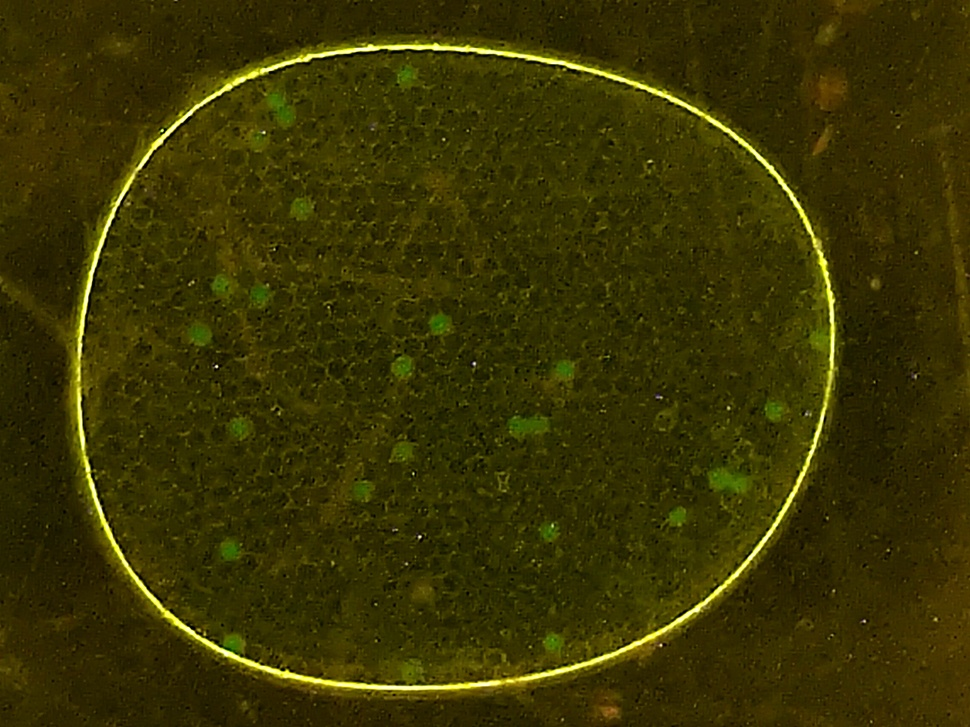
#> input picture notebooks/data/25-camera.jpg, 970 x 727 px, shrunk from 3264 x 2448 before the run; its folder holds only this picture in this run
$ python 10.13-Computer-Vision-Application.py
#> lines starting #> are read from the running program, lines starting #| are printed output that depends on the picture; after the words box and inside, x2 and y2 are one past the last pixel; in counts of white or black regions, pixels touching at a corner belong together
#!/usr/bin/env python
# coding: utf-8

# # Computer Vision Case Study: Creating an Application
#

# ## Application

# In[55]:


import numpy as np
import matplotlib.pyplot as plt
import cv2
from collections import defaultdict
from scipy import ndimage

class Channel():

    colormaps = {"k":"Greys", "r":"Reds", "g":"Greens", "b":"Blues"}

    def __init__(self, data=None):
        if data is None:
            self.data = np.zeros((0,0), dtype=np.uint8)
        else:
            self.data = self.import_array(data)

    def __call__(self, data=None):
        """"Set and return current channel data."""
        if not (data is None):
            self.data = self.import_array(data)
        return self.data

    def import_array(self, data):
        data = np.where(data < 0, 0, data)
        data = np.where(data > 255, 255, data)
        return data.astype(np.uint8)

    @property
    def histogram(self):
        return cv2.calcHist([self.data], [0], None, [256], [0, 255]).flatten()

    def show(self, ax, color='k'):
        ax.imshow(self.data, cmap=self.colormaps[color])

    def show_histogram(self, ax, color='k'):
        bins = np.arange(0, 256)
        ax.fill_between(bins, self.histogram, 0, color=color, alpha=0.3)

    def equalize_histogram(self):
        self.data = cv2.equalizeHist(self.data)

    def blur_Gaussian(self, ksize=3):
        self.data = cv2.GaussianBlur(self.data, (ksize, ksize), 0)

    def threshold(self, T):
        T, self.data = cv2.threshold(self.data, T, 255, cv2.THRESH_BINARY)

    def threshold_otsu(self):
        T, self.data = cv2.threshold(self.data, 0, 255, cv2.THRESH_BINARY + cv2.THRESH_OTSU)
        return T

    def morph_close(self, iterations=1, kernel=np.ones((3,3))):
        ret = cv2.dilate(self.data, kernel=kernel, iterations=iterations)
        self.data = cv2.erode(ret, kernel=kernel, iterations=iterations)

    def morph_open(self, iterations=1, kernel=np.ones((3,3))):
        ret = cv2.erode(self.data, kernel=kernel, iterations=iterations)
        self.data = cv2.dilate(ret, kernel=kernel, iterations=iterations)

    def find_particles(self):
        structure = np.ones((3, 3))
        labels, particle_count = ndimage.measurements.label(self.data, structure=structure)

        # locate centers of mass
        centers_of_mass = ndimage.center_of_mass(self.data, labels, np.arange(1, particle_count + 1))

        # get slices containting particles
        slices = ndimage.find_objects(labels)

        # get raster points for each particle
        points = []
        Y, X = labels.shape
        for n in range(len(centers_of_mass)):
            locs = labels==(n+1)
            points.append(np.array([(x, y) for x in range(X) for y in range(Y) if locs[y, x]]))
        return centers_of_mass, slices, points


class Particle():

    def __init__(self, center_of_mass, slice, raster_points):
        self.yc, self.xc = center_of_mass
        yslice, xslice = slice
        self.x1, self.y1 = xslice.start, yslice.start
        self.x2, self.y2 = xslice.stop, yslice.stop
        self.w = self.x2 - self.x1
        self.h = self.y2 - self.y1
        self.size = np.sqrt(self.w * self.h)
        self.raster_points = raster_points

    def show(self, ax):
        ya = self.y1
        yb = self.y2
        xa = self.x1
        xb = self.x2
        ax.plot([xa, xb, xb, xa, xa], [yb, yb, ya, ya, yb], 'r', lw=1)


class Labeler():

    def __init__(self):
        self.channels = defaultdict(Channel)
        self.particles = []

    def read(self, filepath):
        self.filepath = filepath
        self.img = cv2.cvtColor(cv2.imread(filepath), cv2.COLOR_BGR2RGB)

    def show(self, ax):
        ax.imshow(self.img)
        ax.set_title(self.filepath)
        ax.set_xlabel("<--- w --->")
        ax.set_ylabel("<--- h --->")
        for p in labeler.particles:
            p.show(ax)

    def find_particles(self, filepath, size_range=(0, 1e6)):
#> called with filepath = 'notebooks/data/25-camera.jpg', size_range = (40, 100)
        self.read(filepath)
        r = self.img[:, :, 0]
        g = self.img[:, :, 1]
        b = self.img[:, :, 2]
        self.channels['bw'](g - 0.5*b - 0.1*r - 20.0)
#> in import_array, `data = np.where(data < 0, 0, data)`:
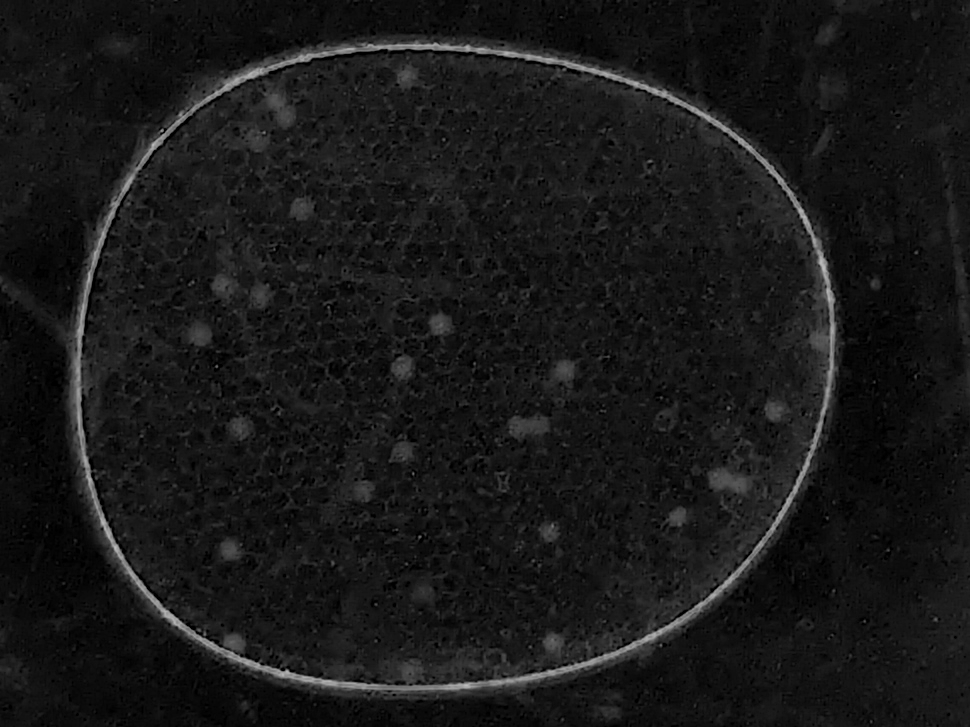
#> data: shape (727, 970) float64; min 0, max 190.4, mean 24.8
#> in __call__, `self.data = self.import_array(data)`:
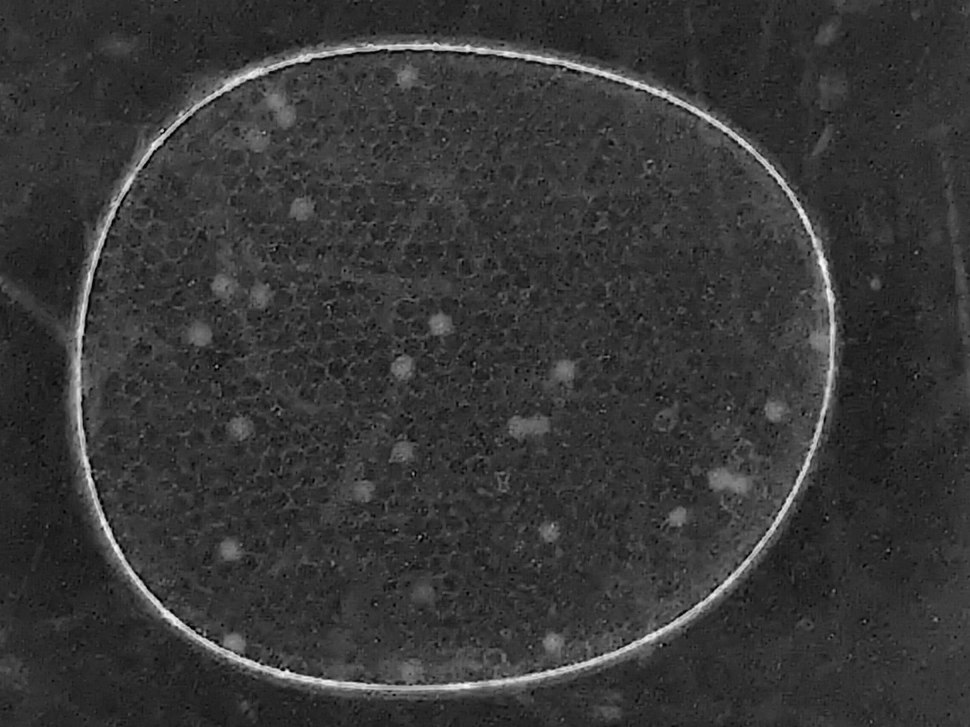
#> data: shape (727, 970) float64; min -21.8, max 190.4, mean 24.8; drawn with min black and max white
        self.channels['bw'].equalize_histogram
        self.channels['bw'].blur_Gaussian(31)
        self.channels['bw'].threshold_otsu()
#> in threshold_otsu, `T, self.data = cv2.threshold(self.data, 0, 255, cv2.THRESH_BINARY + cv..`:
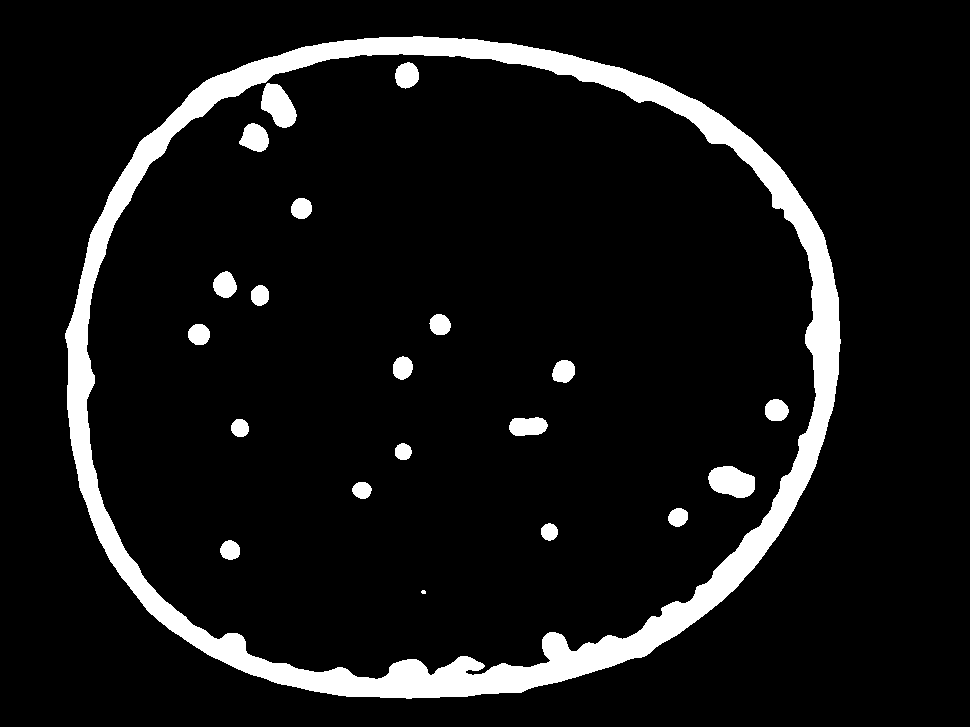
#> self.data: shape (727, 970); 8.4% white; 21 white regions (1 under 20 px), largest, box (x1, y1, x2, y2) and area: (65, 36, 841, 699) 50339, (708, 466, 755, 498) 1128, (261, 83, 297, 128) 1052
#> in threshold_otsu, `T, self.data = cv2.threshold(self.data, 0, 255, cv2.THRESH_BINARY + cv..`: T = 41
        self.channels['bw'].morph_close(3)
#> in morph_close, `ret = cv2.dilate(self.data, kernel=kernel, iterations=iterations)`: ret: shape (727, 970); 11.7% white; 20 white regions, largest, box (x1, y1, x2, y2) and area: (62, 33, 844, 702) 69286, (705, 463, 758, 501) 1638, (236, 120, 272, 155) 1005
#> in morph_close, `self.data = cv2.erode(ret, kernel=kernel, iterations=iterations)`: self.data: shape (727, 970); 8.4% white; 20 white regions (1 under 20 px), largest, box (x1, y1, x2, y2) and area: (65, 36, 841, 699) 51586, (708, 466, 755, 498) 1128, (239, 123, 269, 152) 615
        self.channels['bw'].morph_open(8)
#> in morph_open, `ret = cv2.erode(self.data, kernel=kernel, iterations=iterations)`: ret: shape (727, 970); 0.95% white; 47 white regions (27 under 20 px), largest, box (x1, y1, x2, y2) and area: (309, 610, 692, 690) 3193, (805, 224, 832, 406) 1223, (75, 326, 84, 448) 431
#> in morph_open, `self.data = cv2.dilate(ret, kernel=kernel, iterations=iterations)`: self.data: shape (727, 970); 5.9% white; 17 white regions, largest, box (x1, y1, x2, y2) and area: (267, 528, 772, 698) 14886, (760, 163, 840, 414) 6457, (364, 37, 665, 101) 6036
        centers_of_mass, slices, raster_points = self.channels['bw'].find_particles()
#> in find_particles, `labels, particle_count = ndimage.measurements.label(self.data, structu..`:
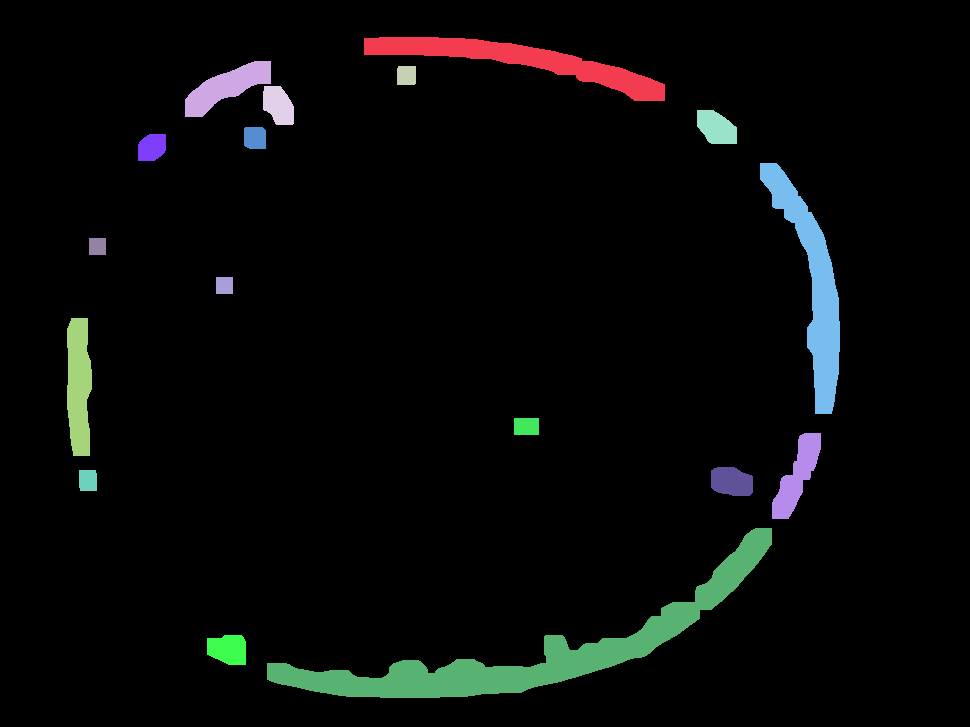
#> labels: shape (727, 970) int32; 18 distinct labels, from 0 to 17; one colour per label, 0 black
#> in find_particles, `labels, particle_count = ndimage.measurements.label(self.data, structu..`: particle_count = 17
#> in find_particles, `centers_of_mass = ndimage.center_of_mass(self.data, labels, np.arange(..`: centers_of_mass = [(60.89, 521.9), (86.62, 226.2), (75.02, 406), (104.9, 278), (127.3, 716), (137.5, 254.6), (147, 151.5), (285.5, 812.3), (246, 97), (285, 224), (385.4, 78.38), (426, 526), (475.7, 796.7), (481.3, 731.2), (480, 87.5), (648.8, 535.9), (649, 227.7)]
#> in find_particles, `slices = ndimage.find_objects(labels)`: slices = 17 items
#> the loop in find_particles, `for n in range(len(centers_of_mass)):` made 17 passes
#> pass 3, in find_particles, `locs = labels==(n+1)`:
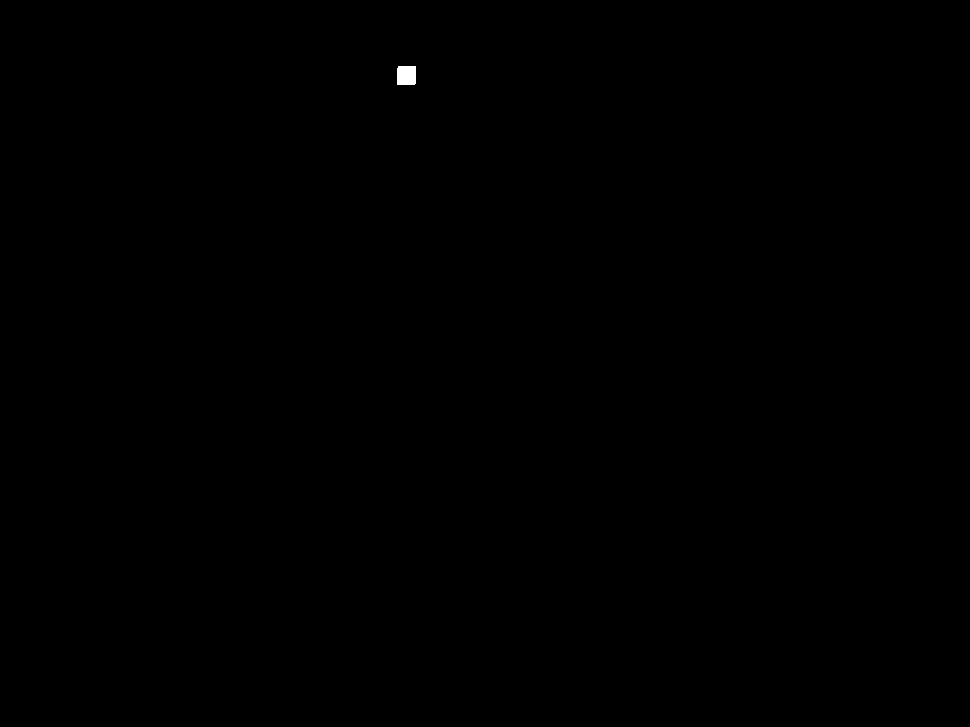
#> locs: shape (727, 970) bool; 0.05% white; 1 white region, box (x1, y1, x2, y2) and area: (397, 66, 416, 85) 358
#> slices = 17 items; raster_points = 17 items
        self.particles = [Particle(centers_of_mass[k], slices[k], raster_points[k]) for k in range(len(centers_of_mass))]
#> in __init__, `self.yc, self.xc = center_of_mass`: self.yc = 60.89; self.xc = 521.9
#> in __init__, `self.size = np.sqrt(self.w * self.h)`: self.size = 138.8
#> in __init__, `self.raster_points = raster_points`: self.raster_points = 6036 pairs, first value 364 to 664, second value 37 to 100
#> self.particles = 17 items
        self.particles = [p for p in self.particles if (p.size >= size_range[0]) and (p.size <= size_range[1])]
#> self.particles = 3 items


# ## Demonstrations

# In[56]:


import glob

for filepath in glob.glob("./data/25-*"):
    labeler = Labeler()
    labeler.find_particles(filepath, size_range=(40, 100))
    fig, ax = plt.subplots(1, 1, figsize=(10, 10))
    labeler.show(ax)
#> the loop in show, `for p in labeler.particles:` made 3 passes


# In[ ]:
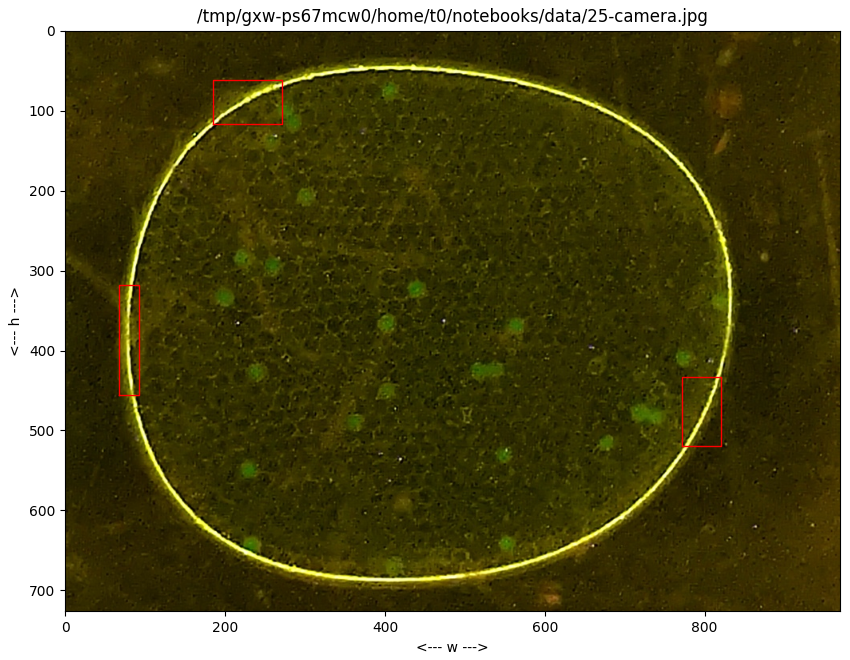
#> figure drawn by matplotlib, 1 panel

$ run again, on notebooks/data/25-miniM.tif
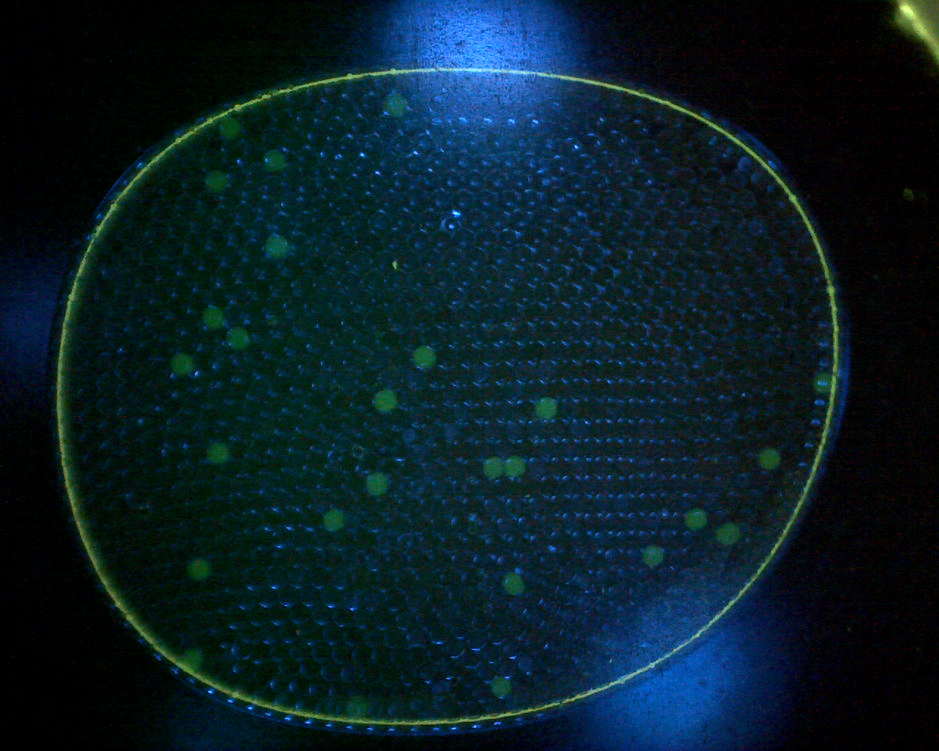
#> input picture notebooks/data/25-miniM.tif, 939 x 751 px, shrunk from 2560 x 2048 before the run
#> in threshold_otsu, `T, self.data = cv2.threshold(self.data, 0, 255, cv2.THRESH_BINARY + cv..`:
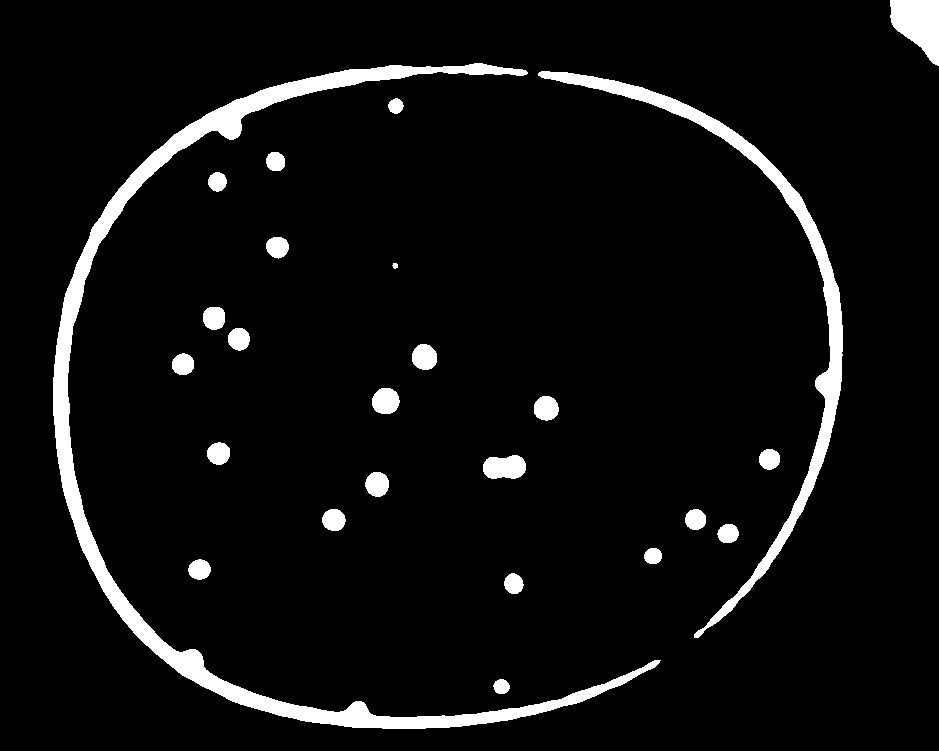
#> self.data: shape (751, 939); 5.7% white; 25 white regions, largest, box (x1, y1, x2, y2) and area: (53, 63, 661, 729) 20674, (538, 71, 843, 638) 9348, (890, 0, 939, 66) 2170
#> T = 11
#> labels: shape (751, 939) int32; 12 distinct labels, from 0 to 11
#> in find_particles, `centers_of_mass = ndimage.center_of_mass(self.data, labels, np.arange(..`: centers_of_mass = [(23.25, 918.1), (120.1, 225.3), (317.5, 214), (357, 424), (383.4, 829.8), (401, 385.5), (408, 546), (467.4, 504), (484, 376.6), (663.3, 188.2), (716.7, 356.3)]
#> in find_particles, `slices = ndimage.find_objects(labels)`: slices = 11 items
#> the loop in find_particles, `for n in range(len(centers_of_mass)):` made 11 passes
#> self.yc = 23.25; self.xc = 918.1
#> self.size = 54.11
#> self.raster_points = 2133 pairs, first value 891 to 938, second value 0 to 60
#> in find_particles, `self.particles = [Particle(centers_of_mass[k], slices[k], raster_point..`: self.particles = 11 items
#> in find_particles, `self.particles = [p for p in self.particles if (p.size >= size_range[0..`: self.particles = 1 item
#> the loop in show, `for p in labeler.particles:` made 1 pass
#> `# In[ ]:`:
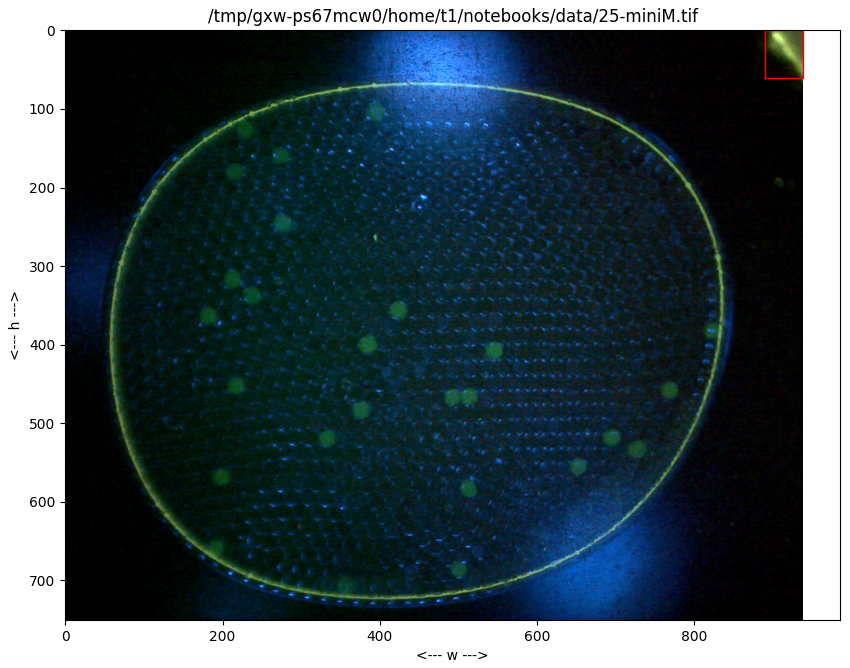
#> figure drawn by matplotlib, 1 panel
